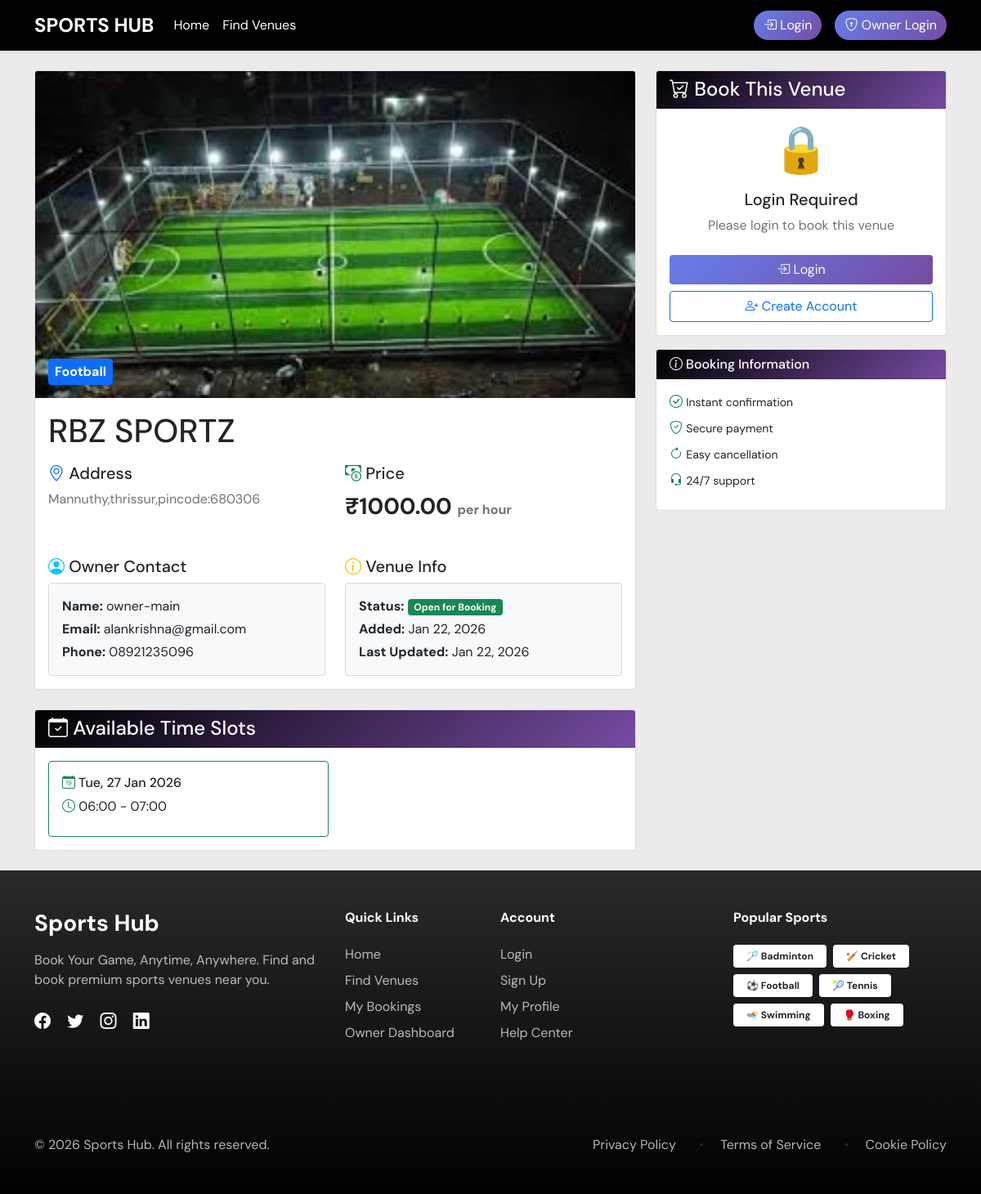
The app's page /venue/1/ with its own data.
### venues/models.py (models this page shows, shortened)
class Venue(models.Model):
    name = models.CharField(max_length=200)
    sport = models.ForeignKey(Sport, on_delete=models.CASCADE)
    owner = models.ForeignKey(User, on_delete=models.CASCADE, limit_choices_to={'user_type': 'owner'})
    image = models.ImageField(upload_to=venue_image_path)
    address = models.TextField()
    location = models.CharField(max_length=200)  # Could be Google Maps link or coordinates
    price_per_hour = models.DecimalField(max_digits=10, decimal_places=2)
    is_active = models.BooleanField(default=True)
    created_at = models.DateTimeField(auto_now_add=True)
    updated_at = models.DateTimeField(auto_now=True)
    @property
    def image_url(self):
        if self.image and hasattr(self.image, 'url'):
            return self.image.url
        return '/static/images/default-venue.jpg'

class Sport(models.Model):
    SPORT_CHOICES = (
        ('badminton', 'Badminton'),
        ('cricket', 'Cricket'),
        ('football', 'Football'),
        ('tennis', 'Tennis'),
        ('swimming', 'Swimming'),
        ('boxing', 'Boxing'),
    )
    name = models.CharField(max_length=20, choices=SPORT_CHOICES, unique=True)
    description = models.TextField(blank=True)
    image = models.ImageField(max_length=50, blank=True)

class TimeSlot(models.Model):
    venue = models.ForeignKey(Venue, on_delete=models.CASCADE, related_name='timeslots')
    date = models.DateField()
    start_time = models.TimeField()
    end_time = models.TimeField()
    is_booked = models.BooleanField(default=False)
    class Meta:
        unique_together = ('venue', 'date', 'start_time', 'end_time')

### accounts/models.py (models this page shows, shortened)
class User(AbstractUser):
    USER_TYPE_CHOICES = (
        ('admin', 'Admin'),
        ('owner', 'Owner'),
        ('user', 'User'),
    )
    user_type = models.CharField(max_length=10, choices=USER_TYPE_CHOICES, default='user')
    phone_number = models.CharField(max_length=15, blank=True, null=True)
    address = models.TextField(blank=True, null=True)
    created_at = models.DateTimeField(auto_now_add=True)
    updated_at = models.DateTimeField(auto_now=True)

### venues/views.py (the view)
# urls.py: path('venue/<int:venue_id>/', views.venue_detail, name='venue_detail'),
def venue_detail(request, venue_id):
    venue = get_object_or_404(Venue, id=venue_id, is_active=True)
    today = date.today()
    time_slots = TimeSlot.objects.filter(
        venue=venue,
        date__gte=today,
        is_booked=False
    ).order_by('date', 'start_time')
    context = {
        'venue': venue,
        'time_slots': time_slots,
    }
    return render(request, 'venues/venue_detail.html', context)

### templates/venues/venue_detail.html (shortened to what this page needs)
{% extends 'base.html' %}
{% block content %}
<div class="row">
    <div class="col-md-8">
        <div class="card mb-4">
            <div class="position-relative">
                <img src="{{ venue.image_url }}" class="card-img-top" alt="{{ venue.name }}"
                    style="height: 400px; object-fit: cover;">
                <div class="position-absolute bottom-0 start-0 m-3">
                    <span class="badge bg-primary fs-6 p-2">
                        {{ venue.sport.get_name_display }}
                    </span>
                </div>
            </div>
            <div class="card-body">
                <h1 class="card-title mb-3">{{ venue.name }}</h1>
                <div class="row mb-4">
                    <div class="col-md-6">
                        <h5><i class="bi bi-geo-alt text-primary"></i> Address</h5>
                        <p class="text-muted">{{ venue.address }}</p>
                    </div>
                    <div class="col-md-6">
                        <h5><i class="bi bi-cash-coin text-success"></i> Price</h5>
                        <p class="fs-3 fw-bold text-dark">₹{{ venue.price_per_hour }} <small
                                class="fs-6 text-muted">per hour</small></p>
                    </div>
                </div>
                <div class="row">
                    <div class="col-md-6">
                        <h5><i class="bi bi-person-circle text-info"></i> Owner Contact</h5>
                        <div class="card bg-light">
                            <div class="card-body">
                                <p class="mb-1"><strong>Name:</strong> {{ venue.owner.username }}</p>
                                <p class="mb-1"><strong>Email:</strong> {{ venue.owner.email }}</p>
                                {% if venue.owner.phone_number %}
                                <p class="mb-0"><strong>Phone:</strong> {{ venue.owner.phone_number }}</p>
                                {% endif %}
                            </div>
                        </div>
                    </div>
                    <div class="col-md-6">
                        <h5><i class="bi bi-info-circle text-warning"></i> Venue Info</h5>
                        <div class="card bg-light">
                            <div class="card-body">
                                <p class="mb-1"><strong>Status:</strong>
                                    {% if venue.is_active %}
                                    <span class="badge bg-success">Open for Booking</span>
                                    {% else %}
                                    <span class="badge bg-danger">Currently Closed</span>
                                    {% endif %}
                                </p>
                                <p class="mb-1"><strong>Added:</strong> {{ venue.created_at|date:"M d, Y" }}</p>
                                <p class="mb-0"><strong>Last Updated:</strong> {{ venue.updated_at|date:"M d, Y" }}</p>
                            </div>
                        </div>
                    </div>
                </div>
            </div>
        </div>
        <div class="card">
            <div class="card-header bg-primary text-white">
                <h4 class="mb-0"><i class="bi bi-calendar-check"></i> Available Time Slots</h4>
            </div>
            <div class="card-body">
                {% if time_slots %}
                <div class="row g-3">
                    {% for slot in time_slots %}
                    <div class="col-md-6">
                        <div class="card border-success">
                            <div class="card-body">
                                <h6 class="card-title">
                                    <i class="bi bi-calendar-date text-success"></i>
                                    {{ slot.date|date:"D, d M Y" }}
                                </h6>
                                <p class="mb-2">
                                    <i class="bi bi-clock text-success"></i>
                                    {{ slot.start_time|time:"H:i" }} - {{ slot.end_time|time:"H:i" }}
                                </p>
                            </div>
                        </div>
                    </div>
                    {% endfor %}
                </div>
                {% else %}
                <div class="text-center py-4">
                    <div class="display-4 mb-3">⏰</div>
                    <h5>No available time slots</h5>
                    <p class="text-muted">All slots are currently booked. Please check back later.</p>
                </div>
                {% endif %}
            </div>
        </div>
    </div>
    <div class="col-md-4">
        <div class="sticky-top" style="top: 20px;">
            <div class="card">
                <div class="card-header bg-success text-white">
                    <h4 class="mb-0"><i class="bi bi-cart-check"></i> Book This Venue</h4>
                </div>
                <div class="card-body">
                    {% if user.is_authenticated %}
                    {% if user.user_type == 'user' %}
                    {% if time_slots %}
                    <div id="booking-form">
                        <form method="post" action="{% url 'create_booking' %}" id="book-venue-form">
                            {% csrf_token %}
                            <input type="hidden" name="venue_id" value="{{ venue.id }}">
                            <input type="hidden" name="time_slot_id" id="time_slot_id">
                            <div class="mb-3">
                                <label class="form-label">Selected Date & Time</label>
                                <div class="form-control bg-light" id="selected-slot-display">
                                    No slot selected
                                </div>
                            </div>
                            <div class="alert alert-info">
                                <div class="d-flex justify-content-between">
                                    <strong>Venue Price:</strong>
                                    <span>₹{{ venue.price_per_hour }}/hour</span>
                                </div>
                                <div class="d-flex justify-content-between mt-2">
                                    <strong>Duration:</strong>
                                    <span>1 hour</span>
                                </div>
                                <hr>
                                <div class="d-flex justify-content-between fw-bold">
                                    <strong>Total Amount:</strong>
                                    <span class="text-success">₹{{ venue.price_per_hour }}</span>
                                </div>
                            </div>
                            <div class="mb-3">
                                <label class="form-label">Special Instructions (Optional)</label>
                                <textarea class="form-control" name="instructions" rows="3"
                                    placeholder="Any special requirements..."></textarea>
                            </div>
                            <button type="submit" class="btn btn-success w-100" id="proceed-btn" disabled>
                                <i class="bi bi-lock-fill"></i> Proceed to Payment
                            </button>
                        </form>
                    </div>
                    {% else %}
                    <div class="alert alert-warning">
                        <i class="bi bi-exclamation-triangle"></i>
                        <strong>No slots available</strong>
                        <p class="mb-0 mt-2">All time slots are currently booked. Please check back later.</p>
                    </div>
                    {% endif %}
                    {% else %}
                    <div class="alert alert-warning">
                        <i class="bi bi-person-check"></i>
                        <strong>Owner Account Detected</strong>
                        <p class="mb-0 mt-2">You are logged in as an owner. Please use a user account to book venues.
                        </p>
                    </div>
                    {% endif %}
                    {% else %}
                    <div class="text-center">
                        <div class="display-4 mb-3">🔒</div>
                        <h5>Login Required</h5>
                        <p class="text-muted mb-4">Please login to book this venue</p>
                        <a href="{% url 'login' %}" class="btn btn-primary w-100 mb-2">
                            <i class="bi bi-box-arrow-in-right"></i> Login
                        </a>
                        <a href="{% url 'signup' %}" class="btn btn-outline-primary w-100">
                            <i class="bi bi-person-plus"></i> Create Account
                        </a>
                    </div>
                    {% endif %}
                </div>
            </div>
            <div class="card mt-3">
                <div class="card-header bg-info text-white">
                    <h6 class="mb-0"><i class="bi bi-info-circle"></i> Booking Information</h6>
                </div>
                <div class="card-body">
                    <ul class="list-unstyled mb-0">
                        <li class="mb-2">
                            <i class="bi bi-check-circle text-success"></i>
                            <small>Instant confirmation</small>
                        </li>
                        <li class="mb-2">
                            <i class="bi bi-shield-check text-success"></i>
                            <small>Secure payment</small>
                        </li>
                        <li class="mb-2">
                            <i class="bi bi-arrow-clockwise text-success"></i>
                            <small>Easy cancellation</small>
                        </li>
                        <li class="mb-2">
                            <i class="bi bi-headset text-success"></i>
                            <small>24/7 support</small>
                        </li>
                    </ul>
                </div>
            </div>
        </div>
    </div>
</div>
{% endblock %}

### templates/base.html (style rules this page uses)
body { font-family: 'DM Sans', sans-serif; background-color: #ebebeb; }
.btn-primary { background: linear-gradient(135deg, #667eea 0%, #764ba2 100%); border: none; }
.card-header { background: linear-gradient(135deg, #000000 0%, #764ba2 100%); color: white; font-weight: bold; }

### records on screen
Venue: image_url (picture), sport.name "Football", name "RBZ SPORTZ", address "Mannuthy,thrissur,pincode:680306", price_per_hour "1000.00", owner.username "owner-main", owner.email "alankrishna@gmail.com", owner.phone_number "08921235096", created_at "Jan 22, 2026", updated_at "Jan 22, 2026"
TimeSlot: date "Tue, 27 Jan 2026", start_time "06:00", end_time "07:00"
